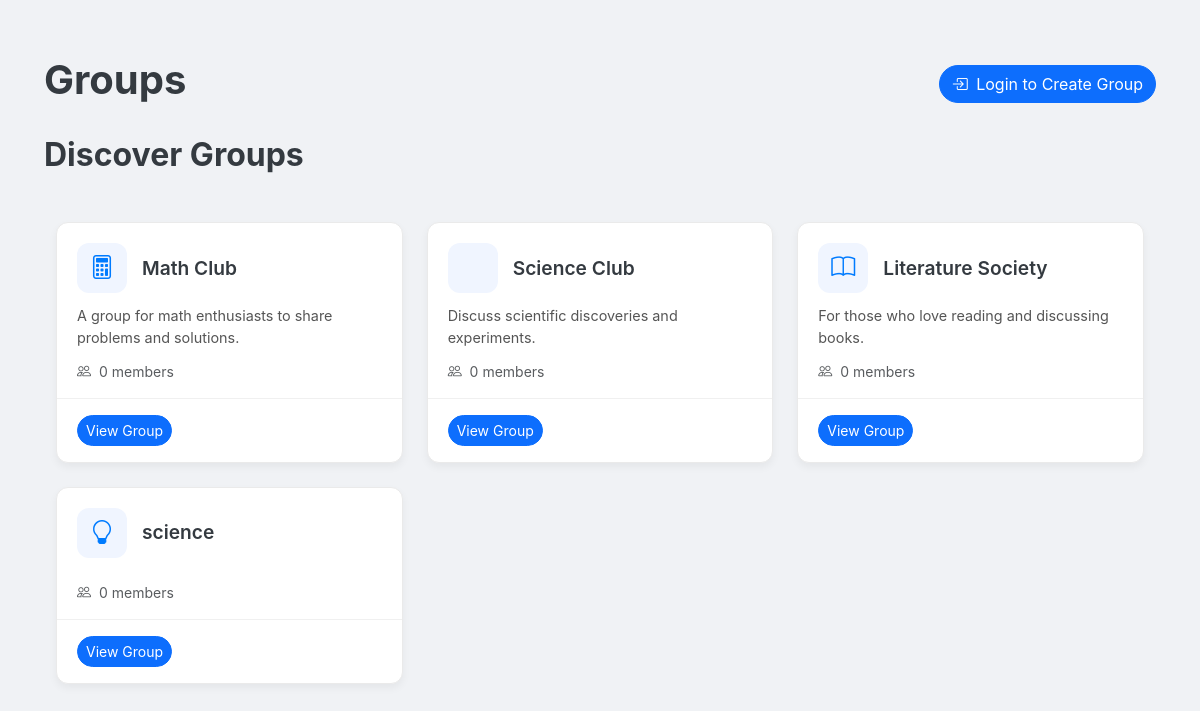
Screenshot of /groups with the database file from the repository.
### app.py (models this page shows, shortened)
class Group(db.Model):
    id = db.Column(db.String(36), primary_key=True, default=lambda: str(uuid.uuid4()))
    name = db.Column(db.String(100), nullable=False)
    description = db.Column(db.Text, nullable=True)
    icon = db.Column(db.String(50), nullable=False, default='people')
    created_at = db.Column(db.DateTime, default=get_est_time)
    created_by = db.Column(db.String(36), db.ForeignKey('user.id'), nullable=False)
    posts = db.relationship('GroupPost', backref='group', lazy=True)
    @property
    def members_count(self):
        return self.members.count()

### routes.py (the view)
@app.route('/groups')
def groups():
    all_groups = Group.query.all()
    user_groups = []
    other_groups = []
    if current_user.is_authenticated:
        for group in all_groups:
            if group.is_member(current_user):
                user_groups.append({
                    'id': group.id,
                    'name': group.name,
                    'icon': group.icon,
                    'members_count': group.members_count,
                    'description': group.description,
                    'is_admin': group.is_admin(current_user)
                })
            else:
                other_groups.append({
                    'id': group.id,
                    'name': group.name,
                    'icon': group.icon,
                    'members_count': group.members_count,
                    'description': group.description,
                    'is_admin': False
                })
    else:
        other_groups = [{
            'id': group.id,
            'name': group.name,
            'icon': group.icon,
            'members_count': group.members_count,
            'description': group.description,
            'is_admin': False
        } for group in all_groups]
    return render_template('groups.html', user_groups=user_groups, other_groups=other_groups)

### templates/groups.html (shortened to what this page needs)
{% extends "base.html" %}
{% block content %}
<div class="container py-4">
    <div class="d-flex justify-content-between align-items-center mb-4">
        <h1 class="fw-bold">Groups</h1>
        {% if current_user.is_authenticated %}
        <button type="button" class="btn btn-primary rounded-pill" data-bs-toggle="modal" data-bs-target="#createGroupModal">
            <i class="bi bi-plus-circle me-1"></i> Create Group
        </button>
        {% else %}
        <a href="{{ url_for('login') }}" class="btn btn-primary rounded-pill">
            <i class="bi bi-box-arrow-in-right me-1"></i> Login to Create Group
        </a>
        {% endif %}
    </div>
    <section>
        <h2 class="mb-4 fw-bold">Discover Groups</h2>
        {% if not other_groups %}
        <div class="card rounded-3 shadow-sm">
            <div class="card-body text-center py-5">
                <i class="bi bi-search fs-1 text-muted mb-3"></i>
                <h5>No groups found</h5>
                <p class="text-muted">
                    {% if current_user.is_authenticated %}
                    Create your own group or check back later!
                    {% else %}
                    Login to create your own group or check back later!
                    {% endif %}
                </p>
            </div>
        </div>
        {% else %}
        <div class="row g-4">
            {% for group in other_groups %}
            <div class="col-md-4 col-lg-4">
                <div class="group-card">
                    <div class="group-card-header">
                        <div class="icon-wrapper">
                            <i class="bi bi-{{ group.icon }}"></i>
                        </div>
                        <h3 class="group-title">{{ group.name }}</h3>
                    </div>
                    <div class="group-card-body">
                        <p class="group-description">{{ group.description }}</p>
                        <p class="text-muted small"><i class="bi bi-people me-1"></i> {{ group.members_count }} members</p>
                    </div>
                    <div class="group-card-footer">
                        <a href="{{ url_for('group_detail', group_id=group.id) }}" class="btn btn-primary btn-sm rounded-pill">View Group</a>
                    </div>
                </div>
            </div>
            {% endfor %}
        </div>
        {% endif %}
    </section>
</div>
{% endblock %}

### templates/base.html (shortened to what this page needs)
<!DOCTYPE html>
<html lang="en">
<head>
    <link href="https://cdn.jsdelivr.net/npm/bootstrap@5.3.0-alpha1/dist/css/bootstrap.min.css" rel="stylesheet">
    <link rel="stylesheet" href="https://cdn.jsdelivr.net/npm/bootstrap-icons@1.8.0/font/bootstrap-icons.css">
    <link rel="stylesheet" href="{{ url_for('static', filename='css/style.css') }}">
</head>
<body>
    <div class="container-fluid">
        <div class="row">
            <div class="col-md-{% if current_user.is_authenticated %}6{% else %}12{% endif %} col-lg-{% if current_user.is_authenticated %}7{% else %}12{% endif %} main-content">
                {% block content %}{% endblock %}
            </div>
        </div>
    </div>
</body>
</html>

### static/css/style.css (style rules this page uses)
:root { --primary-color: #007bff; --secondary-color: #f0f5ff; --dark-color: #343a40; --light-color: #f8f9fa; --gray-color: #6c757d; --gray-light-color: #e9ecef; --success-color: #28a745; --danger-color: #dc3545; --border-radius: 0.375rem; --box-shadow: 0 0.125rem 0.25rem rgba(0, 0, 0, 0.075); --transition: all 0.3s ease; --upvote-color: #FF4500; --downvote-color: #7193FF; }
body { font-family: 'Inter', -apple-system, BlinkMacSystemFont, 'Segoe UI', Roboto, Oxygen, Ubuntu, Cantarell, 'Open Sans', 'Helvetica Neue', sans-serif; background-color: #f8f9fa; color: var(--dark-color); }
a { text-decoration: none; color: var(--primary-color); }
.container-fluid { padding: 0; }
.row { margin: 0; }
.main-content { padding: 2rem; background-color: #f0f2f5; min-height: 100vh; }
.group-card { background-color: white; border-radius: 12px; box-shadow: 0 4px 8px rgba(0, 0, 0, 0.05); transition: all 0.3s ease; overflow: hidden; height: 100%; display: flex; flex-direction: column; border: 1px solid #eaeaea; }
.group-card-header { padding: 1.25rem 1.25rem 0.75rem; display: flex; align-items: center; flex-wrap: wrap; }
.icon-wrapper { width: 50px; height: 50px; border-radius: 12px; background-color: var(--secondary-color); display: flex; align-items: center; justify-content: center; margin-right: 15px; }
.icon-wrapper i { font-size: 1.5rem; color: var(--primary-color); }
.group-title { font-size: 1.2rem; font-weight: 600; margin: 0; flex: 1; }
.group-card-body { padding: 0 1.25rem; flex: 1; }
.group-description { font-size: 0.9rem; color: #555; margin-bottom: 0.75rem; display: -webkit-box; -webkit-line-clamp: 3; -webkit-box-orient: vertical; overflow: hidden; line-height: 1.5; }
.group-card-footer { padding: 1rem 1.25rem; border-top: 1px solid #f0f0f0; display: flex; justify-content: space-between; align-items: center; }

### rows the page displays
Group: name "Math Club", description "A group for math enthusiasts to share problems and solutions.", members_count "0"
Group: name "Science Club", description "Discuss scientific discoveries and experiments.", members_count "0"
Group: name "Literature Society", description "For those who love reading and discussing books.", members_count "0"
Group: name "science", members_count "0"
